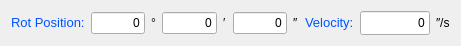
   <widget class="QWidget" name="layoutWidget_8">
    <property name="geometry">
     <rect>
      <x>10</x>
      <y>50</y>
      <width>461</width>
      <height>31</height>
     </rect>
    </property>
    <layout class="QGridLayout" name="gridLayout_5">
     <item row="0" column="5">
      <widget class="QLabel" name="label_30">
       <property name="text">
        <string>&lt;!DOCTYPE HTML PUBLIC &quot;-//W3C//DTD HTML 4.0//EN&quot; &quot;http://www.w3.org/TR/REC-html40/strict.dtd&quot;&gt;
&lt;html&gt;&lt;head&gt;&lt;meta name=&quot;qrichtext&quot; content=&quot;1&quot; /&gt;&lt;style type=&quot;text/css&quot;&gt;
p, li { white-space: pre-wrap; }
&lt;/style&gt;&lt;/head&gt;&lt;body style=&quot; font-family:'Sans Serif'; font-size:10pt; font-weight:400; font-style:normal;&quot;&gt;
&lt;p style=&quot; margin-top:0px; margin-bottom:0px; margin-left:0px; margin-right:0px; -qt-block-indent:0; text-indent:0px;&quot;&gt;&lt;span style=&quot; color:#0055ff;&quot;&gt;Velocity:&lt;/span&gt;&lt;/p&gt;&lt;/body&gt;&lt;/html&gt;</string>
       </property>
      </widget>
     </item>
     <item row="0" column="6">
      <layout class="QHBoxLayout" name="horizontalLayout_21">
       <item>
        <widget class="QLineEdit" name="lineEdit_m3_rot_vel">
         <property name="minimumSize">
          <size>
           <width>70</width>
           <height>24</height>
          </size>
         </property>
         <property name="cursor">
          <cursorShape>ArrowCursor</cursorShape>
         </property>
         <property name="text">
          <string>0</string>
         </property>
         <property name="alignment">
          <set>Qt::AlignRight|Qt::AlignTrailing|Qt::AlignVCenter</set>
         </property>
         <property name="readOnly">
          <bool>true</bool>
         </property>
        </widget>
       </item>
       <item>
        <widget class="QLabel" name="label_43">
         <property name="text">
          <string>″/s</string>
         </property>
        </widget>
       </item>
      </layout>
     </item>
     <item row="0" column="3">
      <layout class="QHBoxLayout" name="horizontalLayout_22">
       <item>
        <widget class="QLineEdit" name="lineEdit_m3_rot_posS">
         <property name="cursor">
          <cursorShape>ArrowCursor</cursorShape>
         </property>
         <property name="text">
          <string>0</string>
         </property>
         <property name="alignment">
          <set>Qt::AlignRight|Qt::AlignTrailing|Qt::AlignVCenter</set>
         </property>
         <property name="readOnly">
          <bool>true</bool>
         </property>
        </widget>
       </item>
       <item>
        <widget class="QLabel" name="label_39">
         <property name="text">
          <string>″</string>
         </property>
        </widget>
       </item>
      </layout>
     </item>
     <item row="0" column="2">
      <layout class="QHBoxLayout" name="horizontalLayout_23">
       <item>
        <widget class="QLineEdit" name="lineEdit_m3_rot_posM">
         <property name="cursor">
          <cursorShape>ArrowCursor</cursorShape>
         </property>
         <property name="text">
          <string>0</string>
         </property>
         <property name="alignment">
          <set>Qt::AlignRight|Qt::AlignTrailing|Qt::AlignVCenter</set>
         </property>
         <property name="readOnly">
          <bool>true</bool>
         </property>
        </widget>
       </item>
       <item>
        <widget class="QLabel" name="label_44">
         <property name="text">
          <string>′</string>
         </property>
        </widget>
       </item>
      </layout>
     </item>
     <item row="0" column="1">
      <layout class="QHBoxLayout" name="horizontalLayout_24">
       <item>
        <widget class="QLineEdit" name="lineEdit_m3_rot_posD">
         <property name="cursor">
          <cursorShape>ArrowCursor</cursorShape>
         </property>
         <property name="text">
          <string>0</string>
         </property>
         <property name="alignment">
          <set>Qt::AlignRight|Qt::AlignTrailing|Qt::AlignVCenter</set>
         </property>
         <property name="readOnly">
          <bool>true</bool>
         </property>
        </widget>
       </item>
       <item>
        <widget class="QLabel" name="label_45">
         <property name="text">
          <string>°</string>
         </property>
        </widget>
       </item>
      </layout>
     </item>
     <item row="0" column="0">
      <widget class="QLabel" name="label_31">
       <property name="text">
        <string>&lt;!DOCTYPE HTML PUBLIC &quot;-//W3C//DTD HTML 4.0//EN&quot; &quot;http://www.w3.org/TR/REC-html40/strict.dtd&quot;&gt;
&lt;html&gt;&lt;head&gt;&lt;meta name=&quot;qrichtext&quot; content=&quot;1&quot; /&gt;&lt;style type=&quot;text/css&quot;&gt;
p, li { white-space: pre-wrap; }
&lt;/style&gt;&lt;/head&gt;&lt;body style=&quot; font-family:'Sans'; font-size:10pt; font-weight:400; font-style:normal;&quot;&gt;
&lt;p style=&quot; margin-top:0px; margin-bottom:0px; margin-left:0px; margin-right:0px; -qt-block-indent:0; text-indent:0px;&quot;&gt;&lt;span style=&quot; font-family:'Sans Serif'; color:#0055ff;&quot;&gt;Rot Position:&lt;/span&gt;&lt;/p&gt;&lt;/body&gt;&lt;/html&gt;</string>
       </property>
      </widget>
     </item>
    </layout>
   </widget>
